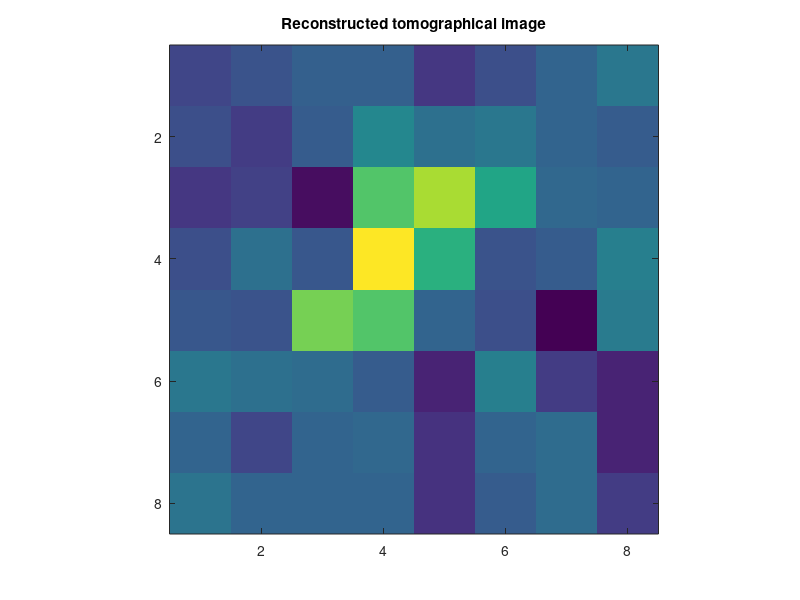

Recreate this plot in MATLAB.
% Mika L
%reconstructs picture from tomografical experiement
%notes added for change to 3 dimensions (not tested)

load('in_out_coordinate_data.mat')
load('radioactivity_count_data.mat')

%grid size
%if 3D is wanted this should have 3 numbers
gsize=[8 8]';

%put coordinate data into a matrix
MitM=[
Mit1;%0 directly
Mit2;%on straight 90 angle  
Mit3;
Mit4;%on angle 45
Mit5;
Mit6;%ending,-45
Mit7;
Mit8;%"hand fan"1
Mit9;
Mit10;%"hand fan"2
Mit11;
Mit12;%"hand fan"3


];


rdivec=[
rdi1;
rdi2;
rdi3;
rdi4;
rdi5;
rdi6;
rdi7;
rdi8;
rdi9;
rdi10;
rdi11;
rdi12;


];

%solution is based to taking the logarithm:
logvec=-log(rdivec/max(rdivec));

msize=size(MitM);

%init pic matrix
%3D should have *gsize(3) added
KuvM=zeros(msize(1),gsize(1)*gsize(2));



% 4 nested loops, inside nCr(4,2)=6 condition-checks 
%with 8 conditions
%3d-> 15 checks to be

for k=1:msize(1)

A=[MitM(k,1) MitM(k,2)]';
B=[MitM(k,3) MitM(k,4)]';


M=zeros(gsize(1),gsize(2));

%loop every pixel
%if 3D, for loop 1:gsize(3) to be added
for m=1:gsize(1)
for n=1:gsize(2)

    
p=zeros(2,4);%if 3D, zeros(3,6)

%if 3d add more lines here:
p(:,1)=A+((m-A(1))/(B(1)-A(1)))*(B-A);%starting point grid cell row 
p(:,2)=A+((m-1-A(1))/(B(1)-A(1)))*(B-A);%starting point grid cell col 
p(:,3)=A+((n-A(2))/(B(2)-A(2)))*(B-A);%ending point grid cell row 
p(:,4)=A+((n-1-A(2))/(B(2)-A(2)))*(B-A);%ending point grid cell col 


%check every nCr possibility, if radiation hits a grid, calculate 
%geometrical path length in that grid cell
%4 sides and in+out so nCr=6
%if 3D is wanted this, with other changes, should be 6 sides and in+out
%nCr=15
%run thru 1: 6
combM=combnk(1:4,2);
combsz=size(combM);
for idex=1:combsz(1)

    %if 3d, more conditions to be nested
if m-1<=p(1,combM(idex,1)) && p(1)<=m && n-1<=p(2,combM(idex,1)) && p(2,combM(idex,1))<=n && m-1<=p(1,combM(idex,2)) && p(1,combM(idex,2))<=m && n-1<=p(2,combM(idex,2)) && p(2,combM(idex,2))<=n
    if sqrt((p(1,combM(idex,1))-p(1,combM(idex,2)))^2+(p(2,combM(idex,1))-p(2,combM(idex,2)))^2)>0
    M(m,n)=sqrt((p(1,combM(idex,1))-p(1,combM(idex,2)))^2+(p(2,combM(idex,1))-p(2,combM(idex,2)))^2);
    end
end

end


end
end

%for 3d, add *gsize(3)
Mres=reshape(M,[gsize(1)*gsize(2),1]);
KuvM(k,:)=Mres;

end



idim=size(KuvM'*KuvM);
I=eye(idim(1));


%%%%Andrei Tikhonov's regularization
L0=I;
L1=diff(I);
L2=diff(diff(I));

tikho0=L0'*L0;
tikho1=L1'*L1;
tikho2=L2'*L2;


alpha=10^(-1);
tikho=tikho2;


picvec=(KuvM'*KuvM+alpha*tikho)\KuvM'*logvec;
%matlab operand x\y means inverse(x)*y

%if 3d, use another matlab tool to show it
pic=reshape(picvec,gsize(1),gsize(2));
imagesc(pic);
title('Reconstructed tomographical image')
axis image


